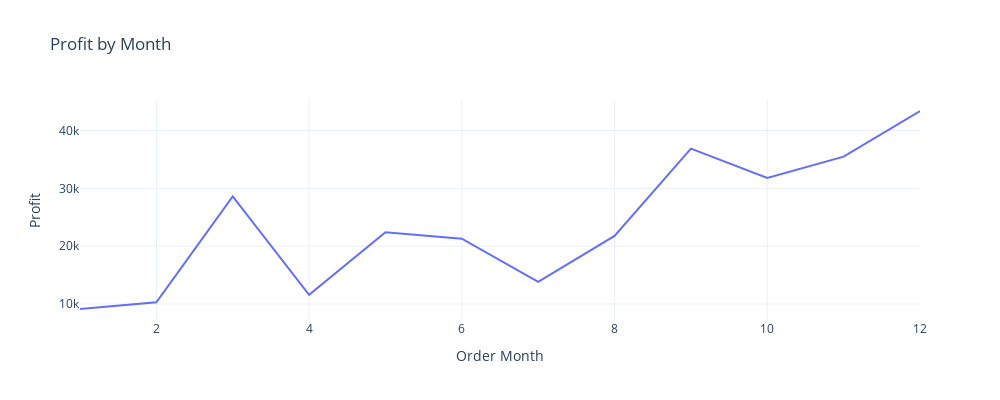

This figure's notebook cell:
### Code cell
fig = px.line(profit_by_month, x='Order Month', y='Profit', title='Profit by Month', width=1000, height=400)
fig.show()

### Figure 1 — Plotly figure (JSON) as saved in the notebook; plotly's stock layout.template omitted (floating-point values rounded to 4 significant figures)
{"data": [{"hovertemplate": "Order Month=%{x}<br>Profit=%{y}<extra></extra>", "legendgroup": "", "line": {"color": "#636efa", "dash": "solid"}, "marker": {"symbol": "circle"}, "mode": "lines", "name": "", "orientation": "v", "showlegend": false, "type": "scatter", "x": [1, 2, 3, 4, 5, 6, 7, 8, 9, 10, 11, 12], "xaxis": "x", "y": [9134.0, 10290.0, 28590.0, 11590.0, 22410.0, 21290.0, 13830.0, 21780.0, 36860.0, 31780.0, 35470.0, 43370.0], "yaxis": "y"}], "layout": {"height": 400, "legend": {"tracegroupgap": 0}, "title": {"text": "Profit by Month"}, "width": 1000, "xaxis": {"anchor": "y", "domain": [0, 1], "title": {"text": "Order Month"}}, "yaxis": {"anchor": "x", "domain": [0, 1], "title": {"text": "Profit"}}}}
